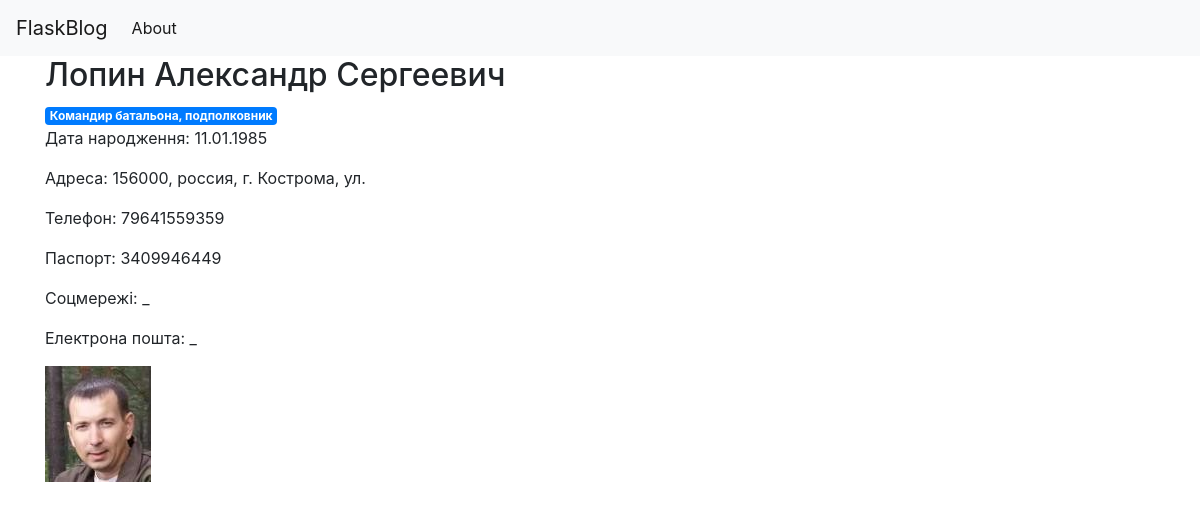
The page /1 on the database its author committed.
### tables this page shows
CREATE TABLE posts (
        id INTEGER PRIMARY KEY AUTOINCREMENT,
        created TIMESTAMP NOT NULL DEFAULT CURRENT_TIMESTAMP,
        FIO TEXT,
        DOB TEXT,
        Position TEXT,
        Unit TEXT,
        Passport TEXT,
        Passport_Issue_Date TEXT,
        Issued_By TEXT,
        Taxpayer_Number TEXT,
        Social_Security_Number TEXT,
        Address TEXT,
        Phone_Number TEXT,
        Social_Media TEXT,
        Email TEXT,
        Status TEXT,
        Verified TEXT,
        Image_File TEXT
    );

### app.py (the view)
@app.route('/<int:post_id>')
def post(post_id):
    post = get_post(post_id)
    return render_template('post.html', post=post)

### app.py (called while the page is built)
def get_db_connection():
    conn = sqlite3.connect(db)
    conn.row_factory = sqlite3.Row
    return conn

def get_post(post_id):
    conn = get_db_connection()
    post = conn.execute('SELECT * FROM posts WHERE id = ?',
                        (post_id,)).fetchone()
    conn.close()
    if post is None:
        abort(404)
    return post

### templates/post.html
{% extends 'base.html' %}
{% block content %}
    <h2>{% block title %} {{ post['FIO'] }} {% endblock %}</h2>
    <span class="badge badge-primary">{{ post['Position'] }}</span>
    <p>Дата народження: {{ post['DOB'] }}</p>
    <p>Адреса: {{ post['Address'] }}</p>
    <p>Телефон: {{ post['Phone_Number'] }}</p>
    <p>Паспорт: {{ post['Passport'] }}</p>
    <p>Соцмережі: {{ post['Social_Media'] }}</p>
    <p>Електрона пошта: {{ post['Email'] }}</p>
    <img src="{{ url_for('static', filename='images/' + post['Image_File']) }}" alt="{{ post['FIO'] }} Image">
{% endblock %}

### templates/base.html (shortened to what this page needs)
<!doctype html>
<html lang="en">
  <head>
    <link rel="stylesheet" href="https://stackpath.bootstrapcdn.com/bootstrap/4.3.1/css/bootstrap.min.css">
  </head>
  <body>
    <nav class="navbar navbar-expand-md navbar-light bg-light">
        <a class="navbar-brand" href="{{ url_for('index')}}">FlaskBlog</a>
        <div class="collapse navbar-collapse" id="navbarNav">
            <ul class="navbar-nav">
            <li class="nav-item active">
                <a class="nav-link" href="#">About</a>
            </li>
            </ul>
        </div>
    </nav>
    <div class="container">
        {% block content %} {% endblock %}
    </div>
  </body>
</html>

### rows shown on the page
posts: FIO "Лопин Александр Сергеевич", Position "Командир батальона, подполковник", DOB "11.01.1985", Address "156000, россия, г. Кострома, ул.", Phone_Number "79641559359", Passport "3409946449", Social_Media "_", Email "_", Image_File (picture)
